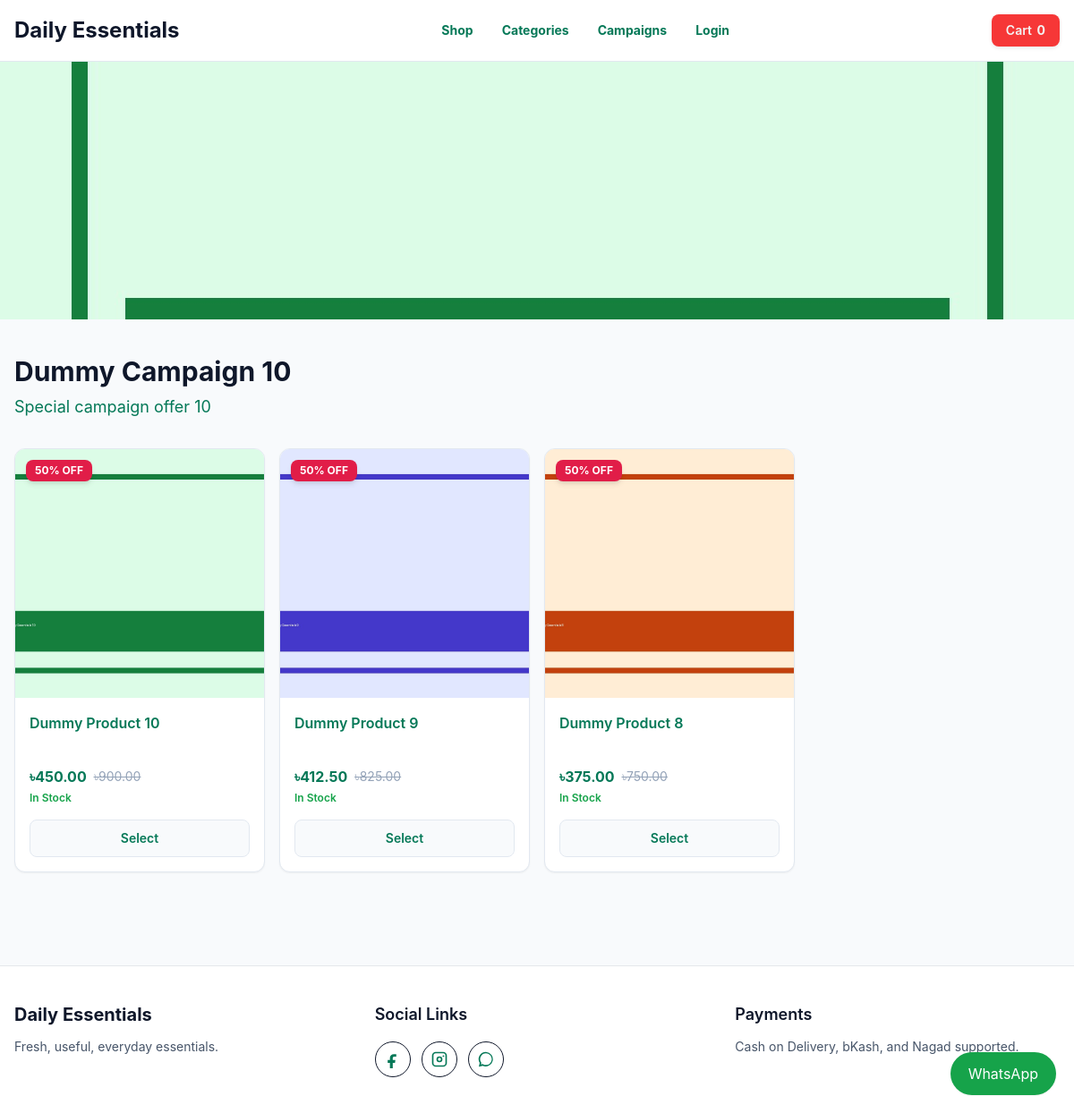
Screenshot of /campaigns/dummy-campaign-10/ with the database file from the repository.
### settings_manager/models.py (models this page shows, shortened)
class SEOFields(models.Model):
    seo_title = models.CharField(max_length=160, blank=True)
    meta_description = models.TextField(blank=True)
    meta_keywords = models.CharField(max_length=255, blank=True)
    og_image = models.ImageField(upload_to="seo/", blank=True, null=True)
    class Meta:
        abstract = True

class SiteSettings(SEOFields):
    site_name = models.CharField(
        max_length=120,
        default="Daily Essentials"
    )
    show_product_shipping_info = models.BooleanField(
        default=True,
        help_text="Show shipping and returns information on product detail pages"
    )
    show_free_shipping_info = models.BooleanField(
        default=True,
        help_text="Show 'Free shipping' message"
    )
    show_cash_on_delivery_info = models.BooleanField(
        default=True,
        help_text="Show 'Cash on delivery' message"
    )
    cod_order_max_amount = models.DecimalField(
        max_digits=10,
        decimal_places=2,
        default=Decimal("0.00"),
        help_text="Maximum order total allowed for Cash on Delivery. Set to 0 to allow COD for all orders.",
    )
    max_orders_per_phone_per_day = models.PositiveIntegerField(
        default=0,
        help_text="Maximum number of orders allowed per phone number in 24 hours. Set 0 to allow unlimited orders.",
    )
    show_easy_returns_info = models.BooleanField(
        default=True,
        help_text="Show 'Easy returns' message"
    )
    primary_color = models.CharField(
        max_length=7,
        default="#047857"
    )
    secondary_color = models.CharField(
        max_length=7,
        default="#0f172a"
    )
    accent_color = models.CharField(
        max_length=7,
        default="#e11d48"
    )
    facebook_pixel_id = models.CharField(
        max_length=80,
        blank=True
    )
    google_analytics_id = models.CharField(
        max_length=80,
        blank=True
    )
    custom_header_scripts = models.TextField(blank=True)
    custom_footer_scripts = models.TextField(blank=True)
    facebook_url = models.URLField(blank=True)
    instagram_url = models.URLField(blank=True)
    tiktok_url = models.URLField(blank=True)
    youtube_url = models.URLField(blank=True)
    whatsapp_number = models.CharField(
        max_length=32,
        blank=True
    )
    email_enabled = models.BooleanField(default=False)
    class Meta:
        verbose_name = "Site Settings"
        verbose_name_plural = "Site Settings"
    @classmethod
    def load(cls):
        obj, _ = cls.objects.get_or_create(pk=1)
        return obj

### campaigns/models.py (models this page shows, shortened)
class Campaign(SEOFields):
    title = models.CharField(max_length=160)
    slug = models.SlugField(unique=True)
    banner_image = models.ImageField(
        upload_to="campaigns/",
        blank=True,
        null=True,
        help_text="Recommended: JPG, PNG, or WebP. Use a wide campaign banner around 1920x700px.",
    )
    offer_text = models.CharField(max_length=220, blank=True)
    discount_percentage = models.PositiveIntegerField(
        default=0,
        validators=[MinValueValidator(0), MaxValueValidator(100)],
        help_text="Optional numeric discount badge shown on assigned product images. Example: enter 10 for 10% OFF.",
    )
    products = models.ManyToManyField(Product, blank=True, related_name="campaigns")
    is_active = models.BooleanField(default=True)
    starts_at = models.DateTimeField(blank=True, null=True)
    ends_at = models.DateTimeField(blank=True, null=True)
    created_at = models.DateTimeField(auto_now_add=True)
    class Meta:
        ordering = ["-created_at"]

### products/models.py (models this page shows, shortened)
class Product(SEOFields):
    category = models.ForeignKey(Category, on_delete=models.PROTECT, related_name="products")
    name = models.CharField(max_length=180)
    slug = models.SlugField(unique=True)
    short_description = models.CharField(max_length=255, blank=True)
    full_description = CKEditor5Field("Full Description",config_name="default",blank=True,null=True,help_text="Detailed product description with rich text formatting.")
    sku = models.CharField(max_length=80, unique=True)
    price = models.DecimalField(max_digits=10, decimal_places=2)
    discount_price = models.DecimalField(max_digits=10, decimal_places=2, blank=True, null=True)
    stock_quantity = models.PositiveIntegerField(default=0)
    thumbnail = models.ImageField(
        upload_to="products/",
        blank=True,
        null=True,
        help_text="Recommended: square JPG, PNG, or WebP product image, at least 800x800px.",
    )
    size_guide = models.ImageField(
        upload_to="size-guides/",
        blank=True,
        null=True,
        help_text="Optional. Upload a clear JPG, PNG, or WebP size guide image.",
    )
    sizes = models.ManyToManyField(Size, blank=True)
    colors = models.ManyToManyField(Color, blank=True)
    is_active = models.BooleanField(default=True)
    is_featured = models.BooleanField(default=False)
    is_new_arrival = models.BooleanField(default=False)
    is_bestseller = models.BooleanField(default=False)
    is_campaign_product = models.BooleanField(default=False)
    created_at = models.DateTimeField(auto_now_add=True)
    updated_at = models.DateTimeField(auto_now=True)
    objects = ProductQuerySet.as_manager()
    class Meta:
        ordering = ["-created_at"]
    @property
    def current_price(self):
        campaign_price = None
        campaign_discount = self.campaign_discount_percentage
        if campaign_discount:
            campaign_price = self.price - (self.price * campaign_discount / 100)
        prices = [self.price]
        if self.discount_price and self.discount_price < self.price:
            prices.append(self.discount_price)
        if campaign_price and campaign_price < self.price:
            prices.append(campaign_price)
        return min(prices).quantize(self.price)
    @property
    def discount_percentage(self):
        if self.discount_price and self.price and self.discount_price < self.price:
            return round(((self.price - self.discount_price) / self.price) * 100)
        return 0
    @property
    def campaign_discount_percentage(self):
        now = timezone.now()
        campaigns = self.campaigns.filter(is_active=True, discount_percentage__gt=0).filter(
            models.Q(starts_at__isnull=True) | models.Q(starts_at__lte=now),
            models.Q(ends_at__isnull=True) | models.Q(ends_at__gte=now),
        )
        return campaigns.order_by("-discount_percentage").values_list("discount_percentage", flat=True).first() or 0
    @property
    def display_discount_percentage(self):
        return max(self.discount_percentage, self.campaign_discount_percentage)
    @property
    def has_active_discount(self):
        return self.current_price < self.price
    def get_absolute_url(self):
        return reverse("products:detail", args=[self.slug])

### campaigns/views.py (the view)
# urls.py: path("<slug:slug>/", views.campaign_detail, name="detail"),
def campaign_detail(request, slug):
    campaign = get_object_or_404(Campaign.objects.prefetch_related("products"), slug=slug, is_active=True)
    return render(request, "campaigns/campaign_detail.html", {"campaign": campaign, "products": campaign.products.active(), "seo_object": campaign})

### templates/campaigns/campaign_detail.html
{% extends "base.html" %}
{% block content %}
<section>
  {% if campaign.banner_image %}<img src="{{ campaign.banner_image.url }}" alt="{{ campaign.title }}" class="h-72 w-full object-cover">{% endif %}
  <div class="mx-auto max-w-7xl px-4 py-10">
    <h1 class="text-3xl font-bold">{{ campaign.title }}</h1>
    <p class="mt-2 text-lg text-emerald-700">{{ campaign.offer_text }}</p>
    <div class="mt-8 grid grid-cols-2 gap-4 md:grid-cols-4">{% for product in products %}{% include "includes/product_card.html" %}{% empty %}<p class="col-span-full">No campaign products yet.</p>{% endfor %}</div>
  </div>
</section>
{% endblock %}

### templates/base.html (shortened to what this page needs)
{% load static %}
<!doctype html>
<html lang="en">
<head>
  <script src="https://cdn.tailwindcss.com"></script>
  <link rel="stylesheet" href="{% static 'css/site.css' %}">
</head>
<body class="site-theme">
  <header class="site-navbar sticky top-0 z-50 border-b border-slate-200">
    <div class="mx-auto flex max-w-7xl items-center justify-between px-4 py-4">
      <a href="{% url 'home' %}" class="site-brand text-2xl font-bold">
        {{ site_settings.site_name }}
      </a>
      <nav class="hidden items-center gap-8 text-sm font-medium md:flex">
        <a href="{% url 'products:shop' %}" class="site-nav-link">
          Shop
        </a>
        <a href="{% url 'categories:list' %}" class="site-nav-link">
          Categories
        </a>
        <a href="{% url 'campaigns:list' %}" class="site-nav-link">
          Campaigns
        </a>
        {% if user.is_authenticated %}
          <a href="{% url 'customers:dashboard' %}" class="site-nav-link">
            My Account
          </a>
        {% else %}
          <a href="{% url 'customers:login' %}" class="site-nav-link">
            Login
          </a>
        {% endif %}
      </nav>
      <div class="flex items-center gap-3">
          <a href="{% url 'cart:detail' %}" class="site-cart-btn rounded-lg px-4 py-2 text-sm font-semibold transition">
              <span class="hidden sm:inline">Cart </span>
              <span class="font-bold">{{ cart_item_count }}</span>
          </a>
      </div>
    </div>
  </header>
  <main id="main-content" tabindex="-1">
    {% block content %}
    {% endblock %}
  </main>
  <footer class="site-footer mt-16 border-t">
    <div class="mx-auto grid max-w-7xl gap-10 px-4 py-10 md:grid-cols-3">
      <div>
        <h2 class="site-footer-heading text-xl font-bold">
          {{ site_settings.site_name }}
        </h2>
        <p class="mt-3 text-sm">
          Fresh, useful, everyday essentials.
        </p>
      </div>
      <div>
        <h3 class="site-footer-heading text-lg font-semibold">
          Social Links
        </h3>
        <div class="mt-4 flex flex-wrap gap-3">
          {% if site_settings.facebook_url %}
            <a href="{{ site_settings.facebook_url }}"
              class="social-icon-link"
              aria-label="Facebook"
              target="_blank"
              rel="noopener">
              <svg viewBox="0 0 24 24" fill="currentColor" class="h-5 w-5">
                <path d="M14 8.5h2.5V5.2A17 17 0 0 0 13.3 5C10.1 5 8 6.9 8 10.3V13H5v3.7h3V24h3.8v-7.3h3l.5-3.7h-3.5v-2.3c0-1.1.3-2.2 2.2-2.2Z"/>
              </svg>
            </a>
          {% endif %}
          {% if site_settings.instagram_url %}
            <a href="{{ site_settings.instagram_url }}"
              class="social-icon-link"
              aria-label="Instagram"
              target="_blank"
              rel="noopener">
            </a>
          {% endif %}
          {% if site_settings.whatsapp_number %}
            <a href="https://wa.me/{{ site_settings.whatsapp_number }}"
              class="social-icon-link"
              aria-label="WhatsApp"
              target="_blank"
              rel="noopener">
              <svg viewBox="0 0 24 24" fill="currentColor" class="h-5 w-5">
                <path d="M12 2a9.8 9.8 0 0 0-8.4 14.9L2.4 22l5.2-1.2A9.8 9.8 0 1 0 12 2Zm0 2a7.8 7.8 0 0 1 0 15.6 7.7 7.7 0 0 1-4-1.1l-.4-.2-2.4.6.6-2.4-.3-.4A7.8 7.8 0 0 1 12 4Z"/>
              </svg>
            </a>
          {% endif %}
        </div>
      </div>
      <div>
        <h3 class="site-footer-heading text-lg font-semibold">
          Payments
        </h3>
        <p class="mt-3 text-sm">
          Cash on Delivery, bKash, and Nagad supported.
        </p>
      </div>
    </div>
  </footer>
  {% if site_settings.whatsapp_number %}
    <a href="https://wa.me/{{ site_settings.whatsapp_number }}" style="color: white;"
       class="fixed bottom-5 right-5 z-50 rounded-full px-5 py-3 bg-green-600 shadow-sm hover:scale-105 hover:shadow-md transition-all duration-200">
      WhatsApp
    </a>
  {% endif %}
</body>
</html>

### templates/includes/product_card.html (shortened to what this page needs)
{% load static %}
<article class="group flex h-full flex-col overflow-hidden rounded-xl border border-slate-200 bg-white shadow-sm transition hover:border-emerald-300 hover:shadow-md">
  <a href="{{ product.get_absolute_url }}" class="relative block aspect-square overflow-hidden bg-slate-100">
    {% if product.thumbnail %}
      <img src="{{ product.thumbnail.url }}" alt="{{ product.name }}" class="h-full w-full object-cover transition duration-300 group-hover:scale-110">
    {% else %}
      <img src="{% static 'img/placeholder.svg' %}" alt="{{ product.name }}" class="h-full w-full object-cover">
    {% endif %}
    {% if product.display_discount_percentage %}
      <span class="absolute left-3 top-3 rounded-lg bg-rose-600 px-2.5 py-1 text-xs font-bold text-white shadow-md">{{ product.display_discount_percentage }}% OFF</span>
    {% endif %}
  </a>
  <div class="flex flex-1 flex-col p-4">
    <a href="{{ product.get_absolute_url }}" class="line-clamp-2 min-h-12 font-semibold text-slate-900 hover:text-emerald-700">{{ product.name }}</a>
    <div class="mt-3 flex items-center gap-2">
      <span class="font-bold text-emerald-700">৳{{ product.current_price }}</span>
      {% if product.has_active_discount %}
        <span class="text-sm text-slate-400 line-through">৳{{ product.price }}</span>
      {% endif %}
    </div>
    <p class="mt-1 text-xs text-slate-600">
      {% if product.stock_quantity > 5 %}
        <span class="text-green-600 font-semibold">In Stock</span>
      {% elif product.stock_quantity > 0 %}
        <span class="text-yellow-600 font-semibold">Limited Stock</span>
      {% else %}
        <span class="text-slate-400">Out of Stock</span>
      {% endif %}
    </p>
    <div class="mt-auto flex gap-2 pt-4">
      {% if product.stock_quantity <= 0 %}
        <button class="flex-1 rounded-lg bg-slate-400 px-4 py-2.5 text-sm font-semibold text-white" disabled>Out of Stock</button>
      {% elif product.sizes.all or product.colors.all %}
        <a href="{{ product.get_absolute_url }}" class="flex-1 rounded-lg border border-slate-200 bg-slate-50 px-4 py-2.5 text-center text-sm font-semibold text-slate-900 transition hover:bg-slate-100 focus-visible:outline focus-visible:outline-2 focus-visible:outline-offset-2 focus-visible:outline-emerald-600">Select</a>
      {% endif %}
    </div>
  </div>
</article>

### rows the page displays
SiteSettings: site_name "Daily Essentials"
Campaign: banner_image (placeholder picture), title "Dummy Campaign 10", offer_text "Special campaign offer 10"
Product: thumbnail (placeholder picture), display_discount_percentage "50", name "Dummy Product 10", current_price "450.00", price "900.00", stock_quantity "In Stock"
Product: thumbnail (placeholder picture), display_discount_percentage "50", name "Dummy Product 9", current_price "412.50", price "825.00", stock_quantity "In Stock"
Product: thumbnail (placeholder picture), display_discount_percentage "50", name "Dummy Product 8", current_price "375.00", price "750.00", stock_quantity "In Stock"

### other values shown
{{ cart_item_count }} "0"
